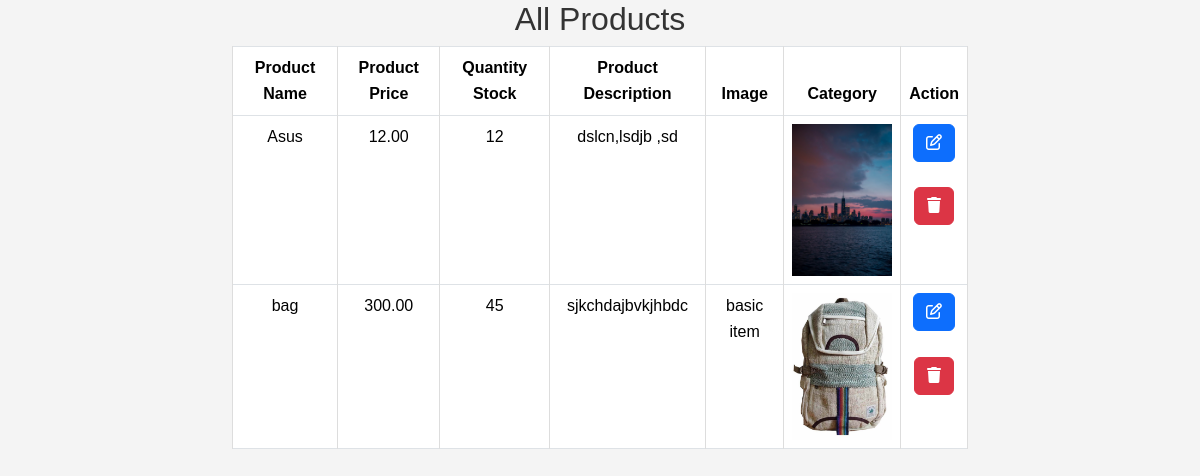
Screenshot of /products/ (signed in) with the database file from the repository.
### products/models.py (models this page shows, shortened)
class Product(models.Model):
    product_name=models.CharField(max_length=100)
    product_price=models.DecimalField(max_digits=10, decimal_places=2)
    stock=models.IntegerField()
    product_description=models.TextField()
    product_image=models.FileField(upload_to='static/uploads',null=True)
    created_at=models.DateTimeField(auto_now_add=True)
    category=models.ForeignKey(Category,related_name='products',on_delete=models.CASCADE ,null=True)

class Category(models.Model):
    category_name=models.CharField(max_length=100,unique=True)
    created_at=models.DateTimeField(auto_now_add=True)

### users/auth.py (the view)
    def wrapper_function(request,*args,**kwargs):
        if request.user.is_staff:
            return view_function(request,*args,**kwargs)
        else:
            return redirect('/')

### products/views.py (called while the page is built)
@login_required
@admin_only
def index(request):
    products=Product.objects.all()
    context={
        'products':products
    }
    return render(request,'products/products.html',context)

### users/auth.py (called while the page is built)
def admin_only(view_function):
    def wrapper_function(request,*args,**kwargs):
        if request.user.is_staff:
            return view_function(request,*args,**kwargs)
        else:
            return redirect('/')
    return wrapper_function

### products/templates/products/products.html (shortened to what this page needs)
{% extends 'layouts.html' %}
{% load static %}
<h2 class="text-center">All Products</h2>
<div class="container">
    <div class="row d-flex justify-content-center">
        <div class="col-md-8">
            <table class="table table-bordered">
                <thead>
                    <tr>
                        <th>Product Name</th>
                        <th>Product Price</th>
                        <th>Quantity Stock</th>
                        <th>Product Description</th>
                        <th>Image</th>
                        <th>Category</th>
                        <th>Action</th>
                    </tr>
                </thead>
                <tbody>
                    {% for item in products %}
                    <tr>
                        <td>{{item.product_name}}</td>
                        <td>{{item.product_price}}</td>
                        <td>{{item.stock}}</td>
                        <td>{{item.product_description}}</td>
                        <td>{{item.category.category_name}}</td>
                        <td><img src="/{{item.product_image}}" alt="{{item.product_name}}" width="100"></td>
                        <td>
                            <a href="/products/updateproduct/{{item.id}}" class="btn btn-primary">
                                <i class="fa-regular fa-pen-to-square"></i>
                            </a>
                            <br>
                            <br>
                           <a href="/products/deleteproducts/{{item.id}}" class="btn btn-danger" onclick="return confirm('Are you sure want to delete this product')">
                                 <i class="fa-solid fa-trash"></i>
                            </a>
                        </td>
                    </tr>
                    {% endfor %}
                </tbody>
            </table>
        </div>
    </div>
</div>

### static/css/app.css (style rules this page uses)
body { font-family: 'Arial', sans-serif; margin: 0; padding: 0; color: black; line-height: 1.6; }
body { font-family: Arial, sans-serif; background-color: #f4f4f4; margin: 0; padding: 0; }
h2 { text-align: center; color: #333; }
table { width: 100%; border-collapse: collapse; }
table, th, td { border: 1px solid #ddd; }
th, td { padding: 10px; text-align: center; }
th { background-color: #f2f2f2; }

### rows the page displays
Product: product_name "Asus", product_price "12.00", stock "12", product_description "dslcn,lsdjb ,sd", product_image (picture)
Product: product_name "bag", product_price "300.00", stock "45", product_description "sjkchdajbvkjhbdc", category.category_name "basic item", product_image (picture)
